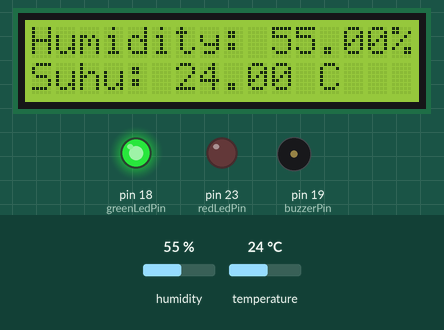
Bench run of a sketch on a simulated Arduino Mega 2560, built with avr-gcc and run on an emulated ATmega2560. Parts: 16×2 character LCD, output pins drawn as LEDs (lit = HIGH), buzzer (waves = sounding). The inputs (shaded band) are chosen by the test bench; at power-on: temperature 24 °C, humidity 55 %. What the sketch prints to the serial monitor is not drawn.

Above: at 2.7 s.
2.8 s: temperature set to 39.6 °C
At 4.9 s:
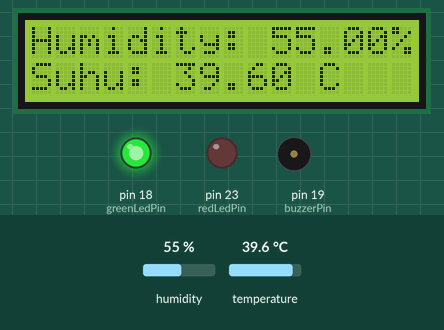
5.8 s: temperature set to 40.7 °C
At 8.6 s:
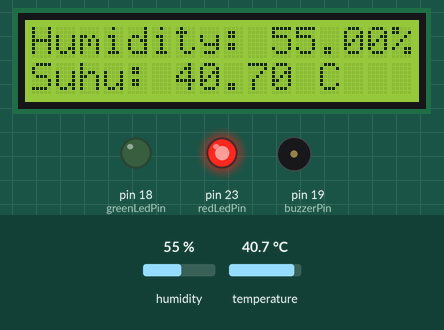
11.7 s: humidity set to 22 %
At 12.8 s:
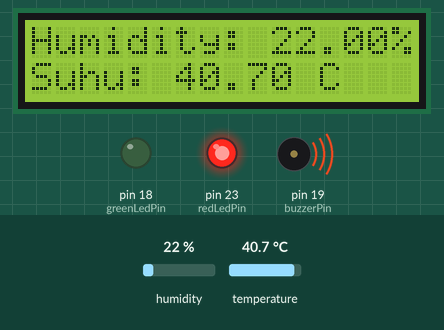
14.8 s: humidity set to 40 %
At 17.2 s:
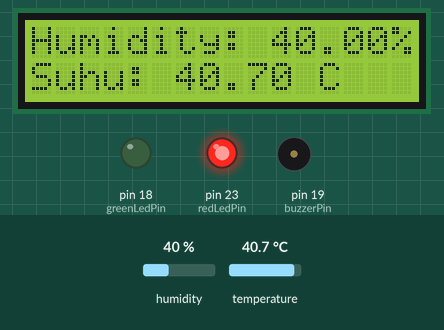
Timing chart, 0 to 18.8 s (numbered marks = the images above; inputs shaded):
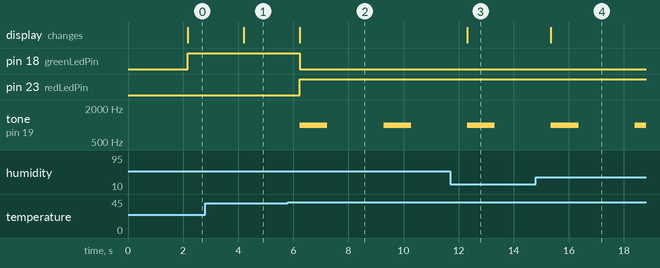

Measured:
- the behaviour switches between 39.9 and 40 °C on temperature (found by bisection; images 1 and 2)
- after the input at 2.8 s, the display: changes after 1.4 s (image 1)
- after the input at 5.8 s, pin 18 (greenLedPin): HIGH → LOW after 0.44 s; pin 23 (redLedPin): LOW → HIGH after 0.44 s; tone on pin 19 (buzzerPin): alternates 1000 Hz for 1.0 s and silent for 2.0 s, starting after 0.44 s; the display: changes after 0.44 s (image 2)
- after the input at 11.7 s, the display: changes after 0.61 s (image 3)
- after the input at 14.8 s, the display: changes after 0.55 s (image 4)

The sketch:

monitoring_suhu.ino
```cpp
#include <DHT.h>
#include <LiquidCrystal_I2C.h>

#define DHTPIN 4
#define DHTTYPE DHT22

DHT dht(DHTPIN, DHTTYPE);
int lcdColumns = 16;
int lcdRows = 2;
const int redLedPin = 23;
const int greenLedPin = 18;
const int buzzerPin = 19;

LiquidCrystal_I2C lcd(0x27, lcdColumns, lcdRows);

void setup() {
  Serial.begin(9600);
  Serial.println(F("DHTxx test!"));
  dht.begin();
  lcd.begin(16, 2);
  lcd.init();
  lcd.backlight();

  pinMode(redLedPin, OUTPUT);
  pinMode(greenLedPin, OUTPUT);
  pinMode(buzzerPin, OUTPUT); // Atur pin buzzer sebagai output
}

void loop() {
  delay(2000);
  float h = dht.readHumidity();
  float t = dht.readTemperature();

  if (isnan(h) || isnan(t)) {
    lcd.println(F("Failed to read from DHT sensor!"));
    return;
  }

  lcd.clear();
  lcd.setCursor(0, 0);
  lcd.print(F("Humidity: "));
  lcd.print(h);
  lcd.print(F("%"));

  lcd.setCursor(0,1);
  lcd.print(F("Suhu: "));
  lcd.print(t);
  lcd.print(F(" C"));


  if (t >= 40) {
    digitalWrite(redLedPin, HIGH);
    digitalWrite(greenLedPin, LOW);
    tone(buzzerPin, 1000);
    delay(1000);
    noTone(buzzerPin);
  } else {
    digitalWrite(redLedPin, LOW);
    digitalWrite(greenLedPin, HIGH);
    noTone(buzzerPin);
  }
}
```
